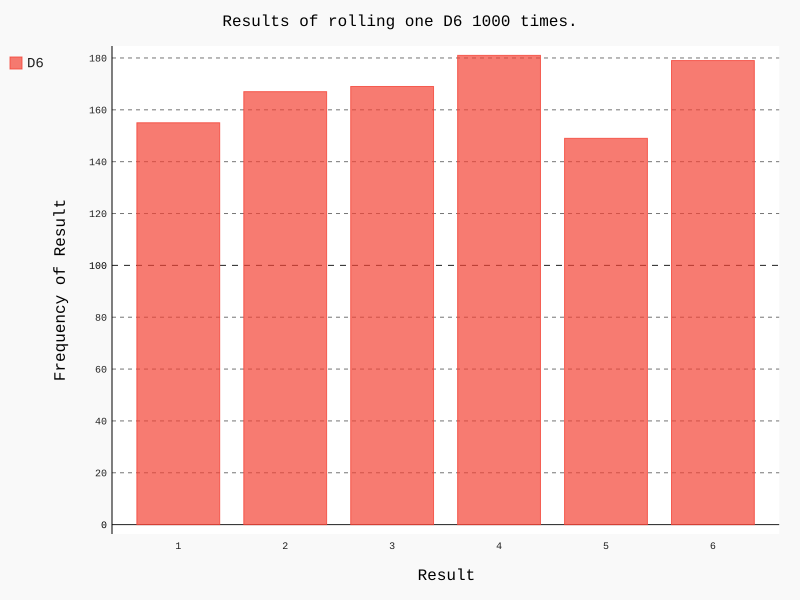

Python code for this plot:
import pygal

from die import Die

# 创建一个D6
die = Die()

# 掷几次骰子，并将结果存储在一个列表中
results = []
for roll_num in range(1000):
    result = die.roll()
    results.append(result)
# 列表解析
x_labels = []
for x_label in results:
    if x_label not in x_labels:
        x_labels.append(x_label)
# 分析结果
frequencies = []
for value in range(1, die.num_sides + 1):
    frequency = results.count(value)
    frequencies.append(frequency)

print(frequencies)

# 对结果进行可视化
hist = pygal.Bar()
hist.title = "Results of rolling one D6 1000 times."
# hist.x_labels = ['1', '2', '3', '4', '5', '6']
hist.x_labels = sorted(x_labels)
hist.x_title = "Result"
hist.y_title = "Frequency of Result"

hist.add('D6', frequencies)
hist.render_to_file('die_visual.svg')
